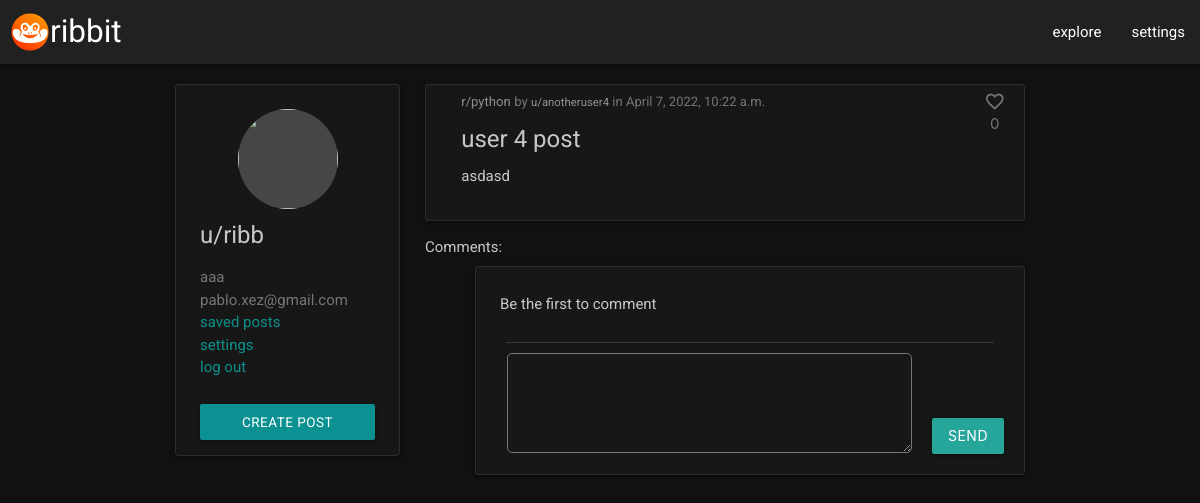
/p/user-4-post/ (signed in), run on the app's committed database.
### wall/models.py (models this page shows, shortened)
class Profile(models.Model):
    user = models.OneToOneField(User, null=False, on_delete=models.CASCADE)
    name = models.CharField(max_length=12, unique=False)
    dark_mode = models.BooleanField()
    profile_picture = CloudinaryField(
        'profile_pic',
        default=''
    )
    favorite_categories = models.ManyToManyField(
        Category, related_name='favorite_categories',
        blank=True
    )
    saved_posts = models.ManyToManyField(
        Post,
        related_name='favorite_categories',
        blank=True
    )

class Post(models.Model):
    title = models.CharField(max_length=100, unique=True)
    slug = models.SlugField(max_length=100, unique=True)
    content = models.TextField()
    featured_image = CloudinaryField('image', default='placeholder')
    excerpt = models.TextField(blank=True)
    category = models.ForeignKey(Category, on_delete=models.CASCADE)
    author = models.ForeignKey(
        User, on_delete=models.CASCADE, related_name="posts")
    date_created = models.DateTimeField(auto_now_add=True)
    date_modified = models.DateTimeField(auto_now=True)
    likes = models.ManyToManyField(User, related_name='post_likes', blank=True)
    class Meta:
        ordering = ['-date_created']

class Category(models.Model):
    name = models.CharField(max_length=12, unique=True)
    class Meta:
        verbose_name_plural = "categories"
    def __str__(self):
        return str(self.name)

### wall/views.py (the view, shortened to what this page needs)
# urls.py: path('p/<slug:slug>/', views.PostView.as_view(), name='post_view'),
class PostView(View):
    def get(self, request, slug, *args, **kwargs):
        queryset = Post.objects.all()
        post = get_object_or_404(queryset, slug=slug)
        comments = post.comments.filter(post=post).order_by("date_created")
        liked = False
        if post.likes.filter(id=self.request.user.id).exists():
            liked = True
        return render(
            request,
            'wall/post_view.html',
            {
                'post': post,
                'comments': comments,
                'commented': False,
                'liked': liked,
                'comment_form': CommentForm()
            },
        )

### wall/forms.py
class CommentForm(forms.ModelForm):
    def __init__(self, *args, **kwargs):
        super(CommentForm, self).__init__(*args, **kwargs)
        self.helper = FormHelper()
        self.fields['body'].label = ''
    class Meta:
        model = Comment
        fields = ('body',)

### templates/wall/post_view.html (shortened to what this page needs)
{% extends "wall/base.html" %}
{% block content %}
{% load crispy_forms_tags %}
    <div class="flex-container">
        <div class="side-content">
            {% include "wall/modules/user_module.html" %}
        </div>
        <div class="feed-content">
            <div class="card">
                <div class="card-content white-text padding-vertical-small">
                    <div class="row">
                        <div class="col s11">
                            <div class="category-label">
                                <a href="{% url 'category_view' post.category %}" class="floaty-anchor">r/{{ post.category }}</a>
                                <span class="secondary-text small">by
                                <a href="">u/{{ post.author }}</a> in
                                {{ post.date_created }}</span>
                            </div>
                            <span class="card-title">{{ post.title }}</span>
                            <p>{{ post.content }}</p>
                        </div>
                        <div class="col s1">
                            {% include "wall/modules/like_button.html" %}
                        </div>
                    </div>
                </div>
            </div>
            Comments:
            <div class="card card-comment">
                {% if comments.count > 0 %}
                    {% for comment in comments %}
                        <div class="card-content white-text">
                            <p><a href="#" class="comment-author">u/{{ comment.author }}</a> <span class="secondary-text">{{ comment.date_created }}</span></p>
                            <p class="comment-body">{{ comment.body }}</p>
                        </div>
                        <hr class="comment-separator">
                    {% endfor %}
                {% else %}
                <div class="card-content white-text">
                    <p>Be the first to comment</p>
                </div>
                <hr class="comment-separator">
                {% endif %}
                {% if commented %}
                <div>Comment posted!</div>
                {% else %}
                {% if user.is_authenticated %}
                <div id="comment-field-container">
                    <form method="post" style="">
                        <div class="row">
                            <div class="col s10">
                                {{ comment_form | crispy }}
                            </div>
                        </div>
                        <div class="col s2">
                            <button type="submit" class="btn dark-btn btn-comment">Send</button>
                        </div>
                    </form>
                </div>
                {% endif %}
                {% endif %}
            </div>
        </div>
    </div>
{% endblock %}

### templates/wall/modules/user_module.html
<div id="account-widget" class="card">
    <div class="card-content padding-bottom-small">
        {% if user.is_authenticated %}
        <div id="profile-pic-container">
            {% if user.profile %}
            <img id="profile-pic" src="{{ request.user.profile.profile_picture.url }}">
            {% endif %}
        </div>
        <span id="username" class="card-title">u/{{user.username}}</span>
        <ul id="account-widget-list" class="secondary-text">
            <li>{{user.profile.name}}</li>
            <li>{{user.email}}</li>
            <li><a href="{% url 'coming_soon' 'Saved posts' %}">saved posts</a></li>
            <li><a href="{% url 'edit_profile' %}">settings</a></li>
            <li><a href="{% url 'account_logout' %}">log out</a></li>
        </ul>
        <a class="btn btn-accent centered" href="{% url 'new_post' %}">create post</a>
        {% else %}
        <span class="card-title">not logged in</span>
        <ul id="account-widget">
            <li><a href="{% url 'account_login' %}">log in</a></li>
            <li><a href="{% url 'account_signup' %}">register</a></li>
        </ul>
        {% endif %}
    </div>
</div>

### templates/wall/modules/like_button.html (shortened to what this page needs)
<form style="display:inline;" action="{% url 'post_like' post.slug %}" method="POST">
    <button type="submit" class="btn-trans floaty-anchor">
        <i class="small material-icons">
        </i>
        <span class="secondary-text">{{ post.likes.count }}</span>
    </button>
</form>

### static/css/style.css (style rules this page uses)
:root { --border-gray: #ffffff18; --transparent-gray: #1a1a1bcc; --hover-line-color: #ffffff44; --anchor-color: #00fff387; --accent-color-primary: #00fdff87; --accent-color-secondary: #2bbbad; --font-color-darkmode-primary: #dbdbdbe7; --font-color-darkmode-secondary: #757575; }
body { color: var(--font-color-darkmode-primary); font-family: Roboto, sans-serif; }
a { color: var(--anchor-color); }
textarea { resize: vertical; color: var(--font-color-darkmode-secondary); padding:10px; margin: 10px 0px; height: 100px; }
i.small { font-size: 1.4rem; }
.material-icons { color: var(--font-color-darkmode-secondary) }
.centered { margin: 25px auto 0px auto; display: flex; justify-content: center; align-items: center; }
.secondary-text { color: var(--font-color-darkmode-secondary); }
.small { font-size: 0.87em; }
.dark { background-color:#111111; }
.floaty-anchor { position: relative; z-index: 1; }
.category-label a { font-size: 0.87em; color: rgba(255, 255, 255, 0.521); }
.padding-bottom-small { padding-bottom: 15px !important; }
.padding-vertical-small { padding: 5px 10px 10px 24px !important; }
.flex-container { box-sizing: border-box; display: -ms-flexbox; display: flex; -ms-flex-direction: row; -ms-flex-pack: center; justify-content: center; margin: 0 auto; max-width: 1248px; flex-wrap: nowrap; flex-direction: row; }
.side-content { min-width: 250px; padding: 12.5px 5px 0px 20px; z-index:0; }
.feed-content { width: 640px; padding: 12.5px 20px 0px 20px; }
.btn-trans { background-color: transparent; border: none; cursor: pointer; }
.btn-accent { font-size:0.9em; background-color: var(--accent-color-primary) }
.card { border: 1px solid var(--border-gray); background-color: var(--transparent-gray); border-radius: 4px; }
.card p { color: var(--font-color-darkmode-primary); line-height: 1.8em; }
.card-content p { margin: 0; overflow: hidden; padding-right: 10px; }
.card-comment { margin-left:50px; }
.card-comment hr { -webkit-box-sizing: content-box; box-sizing: content-box; height: 0; overflow: visible; border: none; border-top: 1px solid #373737; margin: 0px 30px; }
.card-title { font-weight: 400 !important; color: var(--font-color-darkmode-primary); margin: 10px 0px 0px 0px; }
#comment-field-container { padding: 0px 15px 15px 20px; -webkit-box-sizing: border-box; -moz-box-sizing: border-box; box-sizing: border-box; }
#comment-field-container textarea { color: var(--font-color-darkmode-secondary); border-radius: 5px; }
#comment-field-container * { margin-bottom: 0px; }
.btn-comment { position: absolute; right: 20px; bottom: 20px; }
#profile-pic-container { height:100px; width: 100px; background-color: rgb(70, 70, 70); border-radius: 50%; margin: 0px auto 10px auto; overflow: hidden; }
#profile-pic { height: 100px; width: 100px; }

### data on the page
Post: category "python", author "anotheruser4", date_created "April 7, 2022, 10:22 a.m.", title "user 4 post", content "asdasd", likes.count "0"

### other printed values
{{ user.username }} "ribb"
{{ user.profile.name }} "aaa"
{{ user.email }} "pablo.xez@gmail.com"
